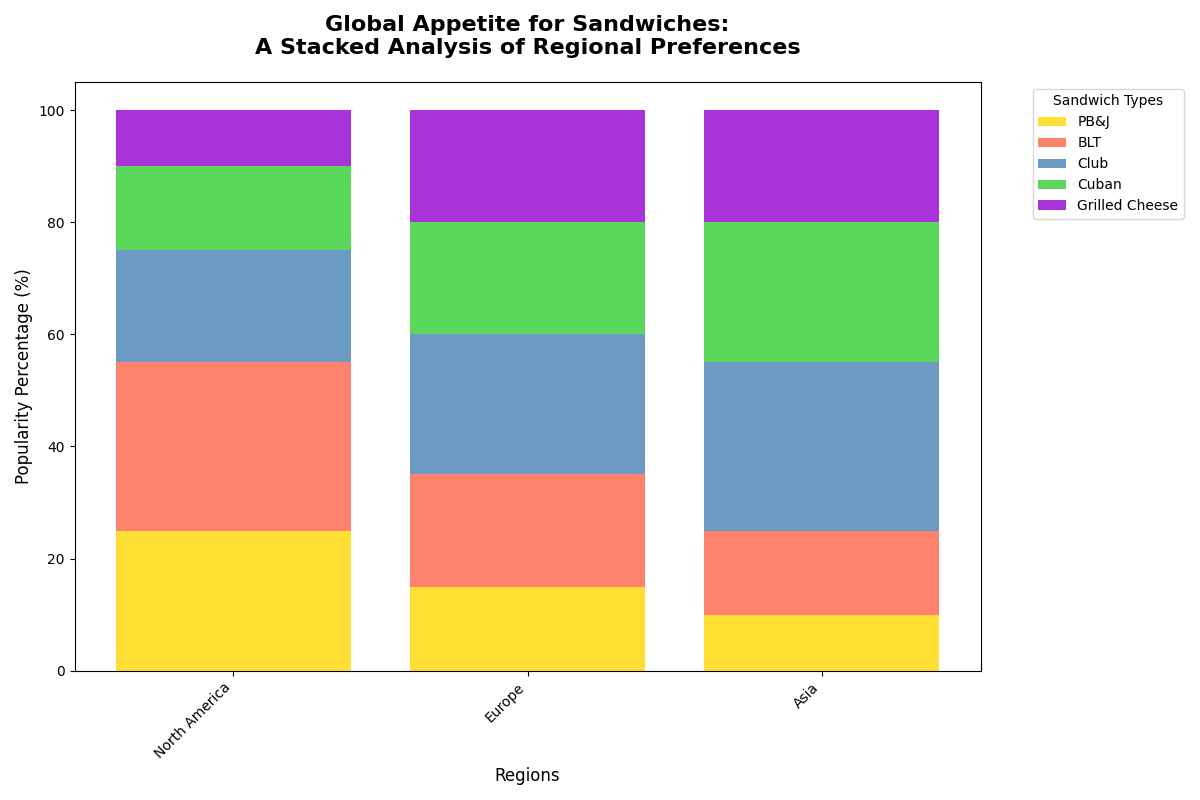

This figure's Python source:
import matplotlib.pyplot as plt
import numpy as np

# Define regions and sandwich types
regions = ['North America', 'Europe', 'Asia']
sandwich_types = ['PB&J', 'BLT', 'Club', 'Cuban', 'Grilled Cheese']

# Popularity data for each region (as a percentage)
popularity = np.array([
    [25, 30, 20, 15, 10],  # North America
    [15, 20, 25, 20, 20],  # Europe
    [10, 15, 30, 25, 20]   # Asia
])

# Define colors for each sandwich type
colors = ['#FFD700', '#FF6347', '#4682B4', '#32CD32', '#9400D3']

# Create a figure and axis object
fig, ax = plt.subplots(figsize=(12, 8))

# Initialize the bottom values for stacking
bottom = np.zeros(len(regions))

# Create stacked bar chart
for idx, (sandwich, color) in enumerate(zip(sandwich_types, colors)):
    ax.bar(regions, popularity[:, idx], bottom=bottom, color=color, label=sandwich, alpha=0.8)
    bottom += popularity[:, idx]

# Title and labels
ax.set_title("Global Appetite for Sandwiches:\nA Stacked Analysis of Regional Preferences", fontsize=16, weight='bold', pad=20)
ax.set_ylabel("Popularity Percentage (%)", fontsize=12)
ax.set_xlabel("Regions", fontsize=12)

# Rotate x-axis labels to prevent overlap
plt.xticks(rotation=45, ha='right')

# Add legend outside of plot
ax.legend(title="Sandwich Types", bbox_to_anchor=(1.05, 1), loc='upper left')

# Automatically adjust the plot to ensure it fits neatly
plt.tight_layout()

# Display the plot
plt.show()
